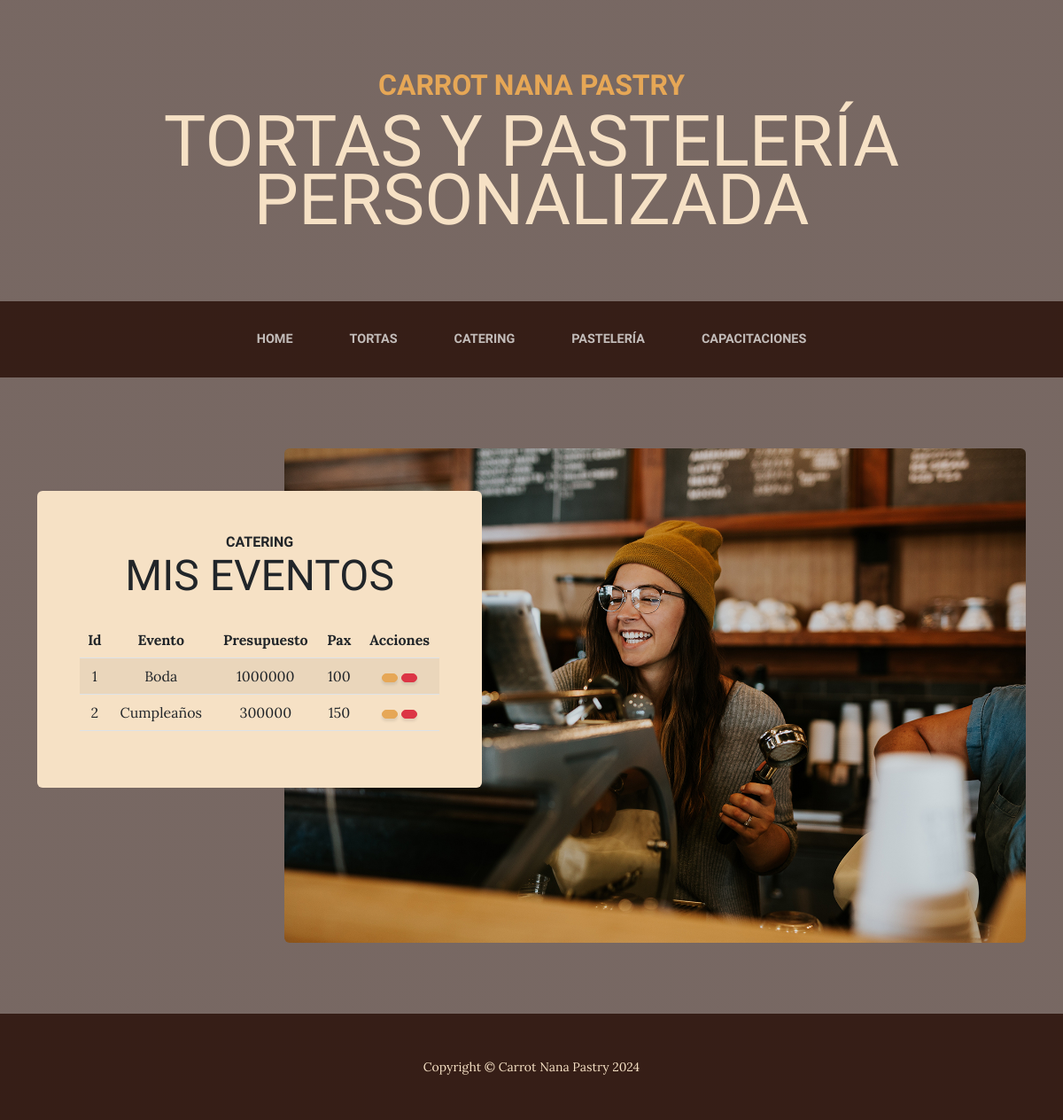
The page /catering_pedidos/ on the database as committed earlier.
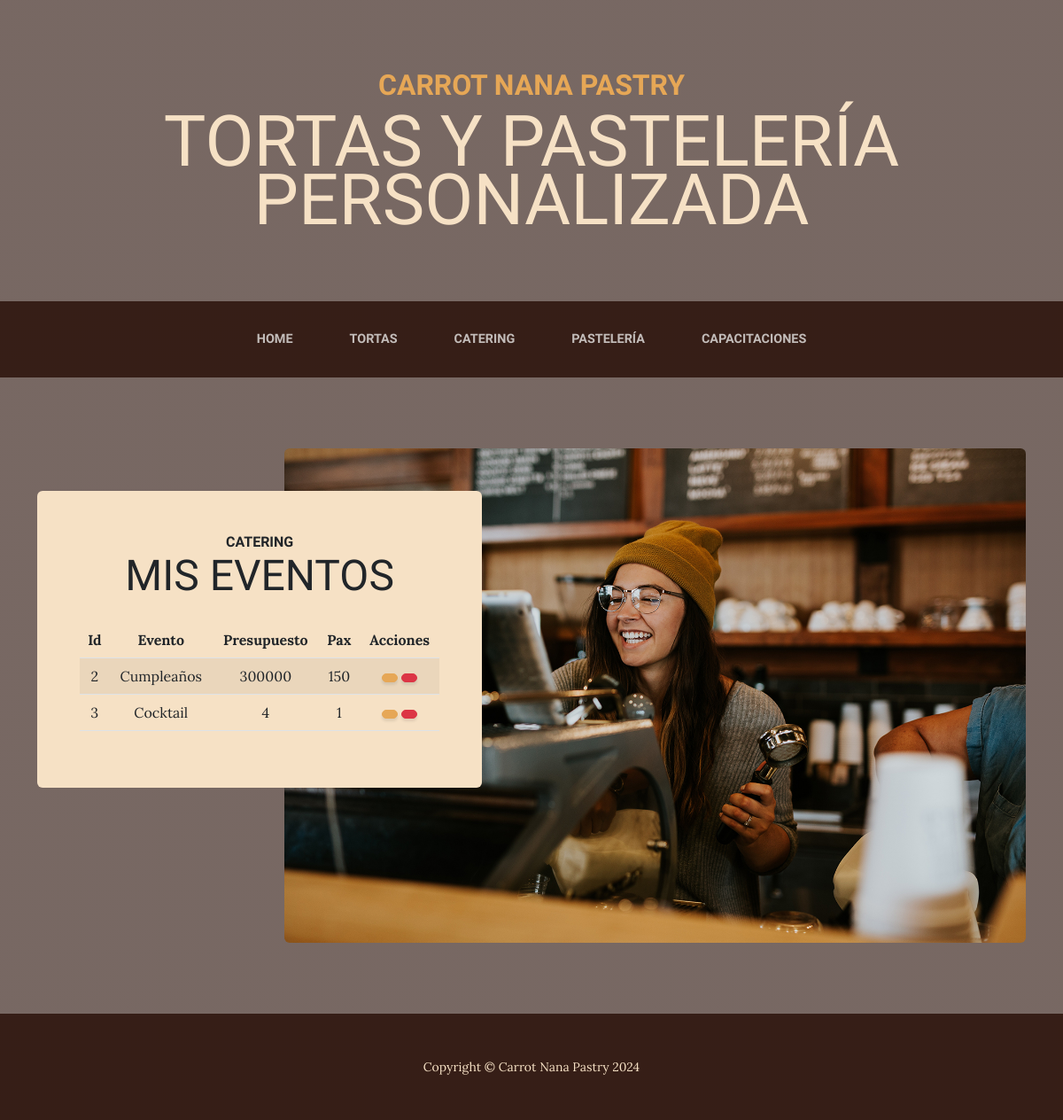
The same page on the database as committed later.
### carrot_app/models.py (models this page shows, shortened)
class Catering(models.Model):
    evento = models.CharField(max_length=40)
    presupuesto = models.IntegerField()
    pax = models.IntegerField()

### carrot_app/views.py (the view)
# urls.py: path('catering_pedidos/', catering_eventos, name = 'catering_eventos'),
def catering_eventos(request):
    catering = Catering.objects.all()
    contexto = {'catering': catering}
    return render(request, 'carrot_app/catering_eventos.html', contexto)

### carrot_app/templates/carrot_app/catering_eventos.html (shortened to what this page needs)
{% extends 'carrot_app/index.html'%}
{%block content%}
<img class="intro-img img-fluid mb-3 mb-lg-0 rounded" src="assets/img/intro.jpg" alt="..." />
            <div class="intro-text left-0 text-center bg-faded p-5 rounded">
                <h2 class="section-heading mb-4">
                    <span class="section-heading-upper">Catering</span>
                    <span class="section-heading-lower">Mis Eventos</span>
                </h2>
                <table class="table table-striped">
                    <thead>
                        <tr>
                            <th>Id</th>
                            <th>Evento</th>
                            <th>Presupuesto</th>
                            <th>Pax</th>
                            <th>Acciones</th>
                        </tr>
                    </thead>
                    <tbody>
                    {% for c in catering  %}
                        <tr>
                            <td>{{ c.id }}</td>
                            <td>{{ c.evento }}</td>
                            <td>{{ c.presupuesto }}</td>
                            <td>{{ c.pax }}</td>
                            <td>
                                <a
                                  href="{% url 'catering_update' c.id %}"
                                  class="btn btn-primary"
                                  style="--bs-btn-padding-y: .25rem; --bs-btn-padding-x: .5rem; --bs-btn-font-size: .75rem;"
                                  >
                                </a>
                                <a
                                  href="{% url 'catering_delete' c.id %}"
                                  class="btn btn-danger"
                                  style="--bs-btn-padding-y: .25rem; --bs-btn-padding-x: .5rem; --bs-btn-font-size: .75rem;"
                                  >
                                </a>
                            </td>
                        </tr>
                    {% endfor %}
                    </tbody>
                </table>
            </div>
{% endblock content%}

### carrot_app/templates/carrot_app/index.html (shortened to what this page needs)
<!DOCTYPE html>
<html lang="en">
<head>
    {% load static %}
    <link href="{% static 'css/styles.css' %}" rel="stylesheet" />
</head>
<body>
<header>
    {% block header %}
    <h1 class="site-heading text-center text-faded d-none d-lg-block">
        <span class="site-heading-upper text-primary mb-3">Carrot Nana Pastry</span>
        <span class="site-heading-lower">Tortas y Pastelería Personalizada</span>
    </h1>
    {% endblock %}
</header>
<nav class="navbar navbar-expand-lg navbar-dark py-lg-4" id="mainNav">
    <div class="container">
        <div class="collapse navbar-collapse" id="navbarSupportedContent">
            <ul class="navbar-nav mx-auto">
                <li class="nav-item px-lg-4"><a class="nav-link text-uppercase" href="{% url 'home' %}">Home</a></li>
                <li class="nav-item px-lg-4"><a class="nav-link text-uppercase" href="{% url 'tortas' %}">Tortas</a></li>
                <li class="nav-item px-lg-4"><a class="nav-link text-uppercase" href="{% url 'catering' %}">Catering</a></li>
                <li class="nav-item px-lg-4"><a class="nav-link text-uppercase" href="{% url 'pasteleria' %}">Pastelería</a></li>
                <li class="nav-item px-lg-4"><a class="nav-link text-uppercase" href="{% url 'capacitaciones' %}">Capacitaciones</a></li>
            </ul>
        </div>
    </div>
</nav>
<section class="page-section clearfix">
    <div class="container">
        <div class="intro">
            {% block content %}{% endblock %}
        </div>
    </div>
</section>
<footer class="footer text-faded text-center py-5">
    <div class="container"><p class="m-0 small">Copyright &copy; Carrot Nana Pastry 2024 </p></div>
</footer>
</body>
</html>

Rows that differ between the two databases and show on the page:
removed Catering: id "1", evento "Boda", presupuesto "1000000", pax "100"
added Catering: id "3", evento "Cocktail", presupuesto "4", pax "1"
